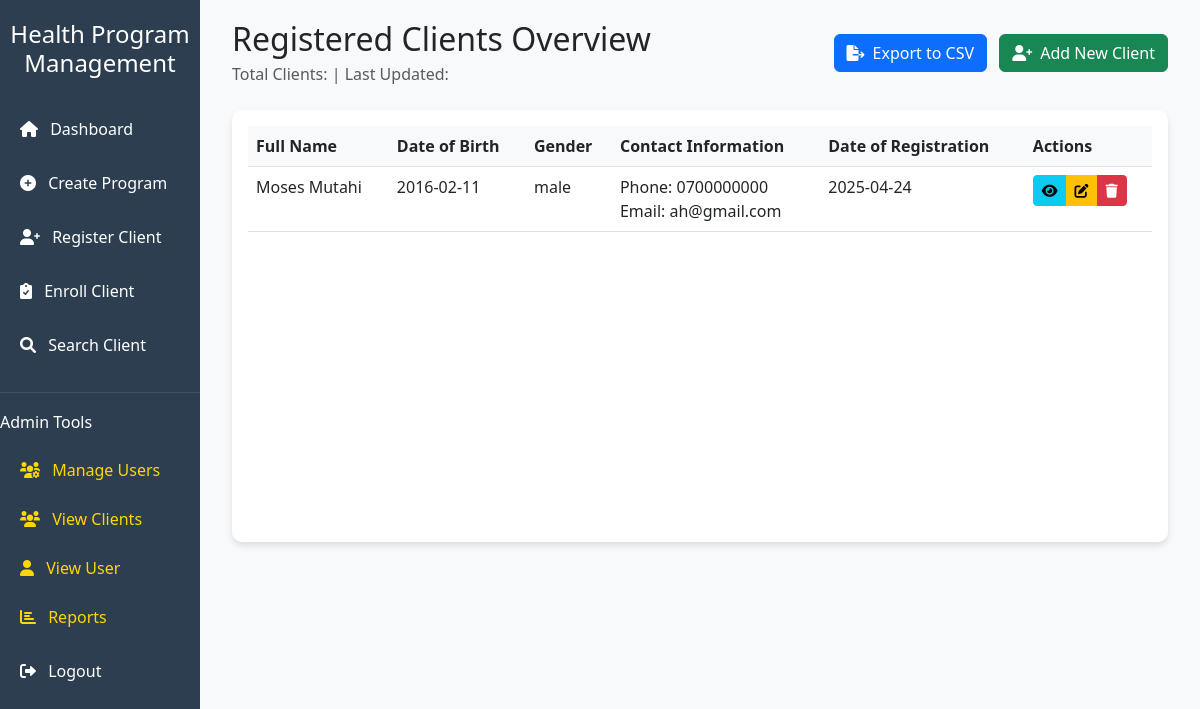
Before: /admin/clients (signed in) with the older database file.
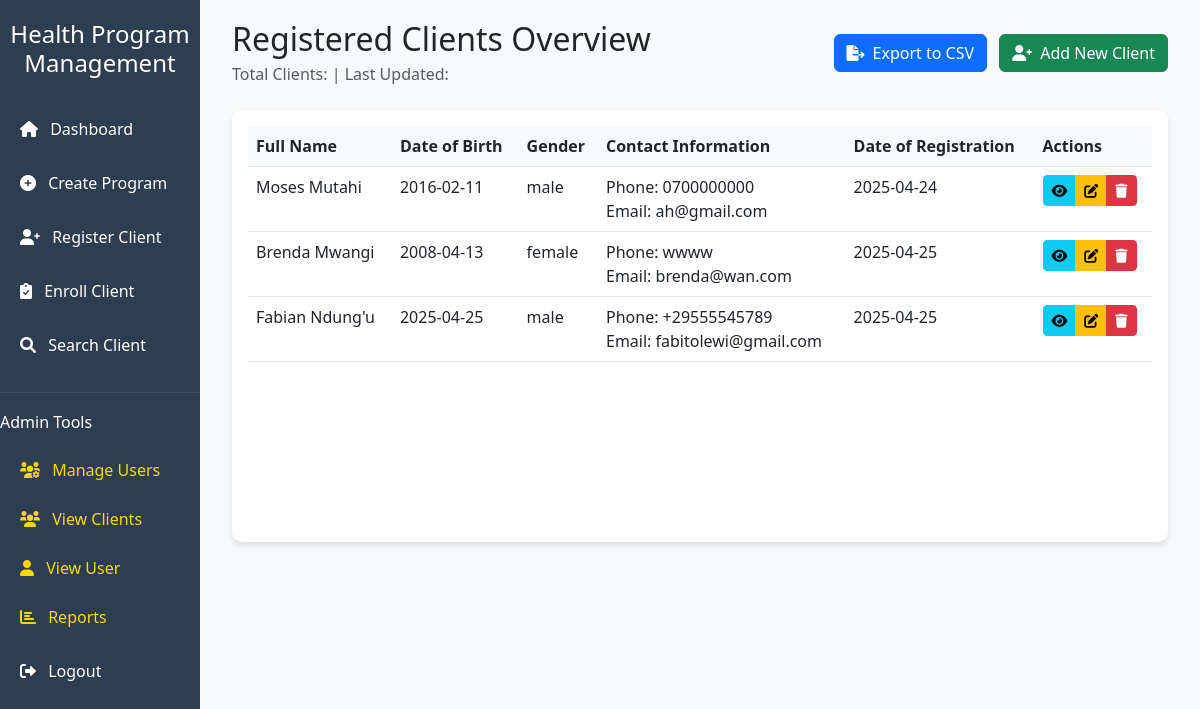
After: the same page with the newer database file.
### app/model.py (models this page shows)
class Client(db.Model):
    __tablename__ = 'clients'
    id = db.Column(db.Integer, db.ForeignKey('users.id'), primary_key=True, autoincrement=True)
    full_name = db.Column(db.String(100), nullable=False)
    date_of_birth = db.Column(db.Date, nullable=False)
    gender = db.Column(db.String(10))
    phone = db.Column(db.String(50))
    email = db.Column(db.String(100))
    registered_at = db.Column(db.DateTime, default=datetime.utcnow)
    registered_by = db.Column(db.Integer, db.ForeignKey('users.id', name='fk_client_registered_by'), nullable=False)
    appointments = db.relationship(
        'Appointment',
        back_populates='client',
        foreign_keys='Appointment.client_id'
    )
    enrollments = db.relationship(
        'Enrollment',
        back_populates='client',
        foreign_keys='Enrollment.client_id',
        lazy=True
    )
    registered_by_user = db.relationship(
        'User',
        back_populates='clients_registered',
        foreign_keys=[registered_by]
    )

### app/routes.py (the view)
@main.route('/admin/clients')
@login_required # This ensures that the user is logged in before viewing all clients
@admin_required # This ensures that the user is an admin before viewing all clients
def view_clients():
    clients = Client.query.all()
    return render_template('view_clients.html', clients=clients)

### app/_init_.py (called while the page is built)
@login_manager.user_loader
def load_user(user_id):
    return User.query.get(int(user_id))

### app/utils.py (called while the page is built)
def login_required(f):
    @wraps(f)
    def decorated_function(*args, **kwargs):
        if not current_user.is_authenticated:
            flash("You need to be logged in to access this page.", "warning")
            return redirect(url_for('main.login'))
        return f(*args, **kwargs)
    return decorated_function

def admin_required(f):
    @wraps(f)
    def decorated_function(*args, **kwargs):
        if not current_user.is_authenticated:
            flash("You need to be logged in to access this page.", "warning")
            return redirect(url_for('main.login'))
        if current_user.role != 'admin':
            flash("You need to be an admin to access this page.", "danger")
            return redirect(url_for('main.index'))
        return f(*args, **kwargs)
    return decorated_function

### app/templates/view_clients.html (shortened to what this page needs)
{% extends "base.html" %}
{% block content %}
<div class="container-fluid">
    <div class="d-flex justify-content-between align-items-center mb-4">
        <div>
            <h2 class="mb-1">Registered Clients Overview</h2>
            <p class="text-muted mb-0">
                Total Clients:  |
                Last Updated:
            </p>
        </div>
        <div>
            <button class="btn btn-primary me-2" onclick="exportToCSV()">
                <i class="fas fa-file-export me-2"></i>Export to CSV
            </button>
            <a href="{{ url_for('main.register_client') }}" class="btn btn-success">
                <i class="fas fa-user-plus me-2"></i>Add New Client
            </a>
        </div>
    </div>
    <div class="card">
        <div class="card-body">
            <div class="table-responsive">
                <table id="clientsTable" class="table table-hover">
                    <thead>
                        <tr>
                            <th>Full Name</th>
                            <th>Date of Birth</th>
                            <th>Gender</th>
                            <th>Contact Information</th>
                            <th>Date of Registration</th>
                            <th>Actions</th>
                        </tr>
                    </thead>
                    <tbody>
                        {% for client in clients %}
                        <tr>
                            <td>{{ client.full_name }}</td>
                            <td>{{ client.date_of_birth.strftime('%Y-%m-%d') }}</td>
                            <td>{{ client.gender }}</td>
                            <td>
                                <div>Phone: {{ client.phone }}</div>
                                <div>Email: {{ client.email }}</div>
                            </td>
                            <td>{{ client.registered_at.strftime('%Y-%m-%d') }}</td>
                            <td>
                                <div class="btn-group">
                                    <a href="{{ url_for('main.client_profile', client_id=client.id) }}"
                                       class="btn btn-sm btn-info"
                                       title="View Profile">
                                        <i class="fas fa-eye"></i>
                                    </a>
                                    <a href="{{ url_for('main.edit_client', client_id=client.id) }}"
                                       class="btn btn-sm btn-warning"
                                       title="Edit">
                                        <i class="fas fa-edit"></i>
                                    </a>
                                    <button class="btn btn-sm btn-danger"
                                            onclick="confirmDelete('{{ client.id }}')"
                                            title="Delete">
                                        <i class="fas fa-trash"></i>
                                    </button>
                                </div>
                            </td>
                        </tr>
                        {% endfor %}
                    </tbody>
                </table>
            </div>
        </div>
    </div>
</div>
{% endblock %}

### app/templates/base.html (shortened to what this page needs)
<!DOCTYPE html>
<html lang="en">
<head>
    <link href="https://cdn.jsdelivr.net/npm/bootstrap@5.3.0/dist/css/bootstrap.min.css" rel="stylesheet">
    <link href="https://cdnjs.cloudflare.com/ajax/libs/font-awesome/6.0.0/css/all.min.css" rel="stylesheet">
</head>
<body>
    <div class="container-fluid">
        <div class="row">
            <div class="col-md-3 col-lg-2 sidebar">
                <div class="text-center mb-4">
                    <h4 class="text-white">Health Program Management</h4>
                </div>
                <nav class="nav flex-column">
                    {% if current_user.is_authenticated %}
                        <a class="nav-link {% if request.endpoint == 'index' %}active{% endif %}" href="{{ url_for('main.index') }}">
                            <i class="fas fa-home me-2"></i> Dashboard
                        </a>
                        <a class="nav-link {% if request.endpoint == 'create_program' %}active{% endif %}" href="{{ url_for('main.create_program') }}">
                            <i class="fas fa-plus-circle me-2"></i> Create Program
                        </a>
                        <a class="nav-link {% if request.endpoint == 'register_client' %}active{% endif %}" href="{{ url_for('main.register_client') }}">
                            <i class="fas fa-user-plus me-2"></i> Register Client
                        </a>
                        <a class="nav-link {% if request.endpoint == 'enroll_client' %}active{% endif %}" href="{{ url_for('main.enroll_client') }}">
                            <i class="fas fa-clipboard-check me-2"></i> Enroll Client
                        </a>
                        <a class="nav-link {% if request.endpoint == 'search_client' %}active{% endif %}" href="{{ url_for('main.search_client') }}">
                            <i class="fas fa-search me-2"></i> Search Client
                        </a>
                        {% if current_user.is_authenticated and current_user.role == 'admin' %}
                        <div class="admin-section">
                            <h6 class="text-white mb-3">Admin Tools</h6>
                            <a class="nav-link {% if request.endpoint == 'manage_users' %}active{% endif %}" href="{{ url_for('main.manage_users') }}">
                                <i class="fas fa-users-cog me-2"></i> Manage Users
                            </a>
                            <a class="nav-link {% if request.endpoint == 'view_clients' %}active{% endif %}" href="{{ url_for('main.view_clients') }}">
                                <i class="fas fa-users me-2"></i> View Clients
                            </a>
                            <a class="nav-link {% if request.endpoint == 'view_user' %}active{% endif %}" href="{{ url_for('main.view_user') }}">
                                <i class="fas fa-user me-2"></i> View User
                            </a>
                            <a class="nav-link {% if request.endpoint == 'reports' %}active{% endif %}" href="{{ url_for('main.reports') }}">
                                <i class="fas fa-chart-bar me-2"></i> Reports
                            </a>
                        </div>
                        {% endif %}
                        <div class="mt-auto">
                            {% if current_user.is_authenticated %}
                                <a class="nav-link" href="{{ url_for('main.logout') }}">
                                    <i class="fas fa-sign-out-alt me-2"></i> Logout
                                </a>
                            {% endif %}
                        </div>
                    {% else %}
                        <a class="nav-link {% if request.endpoint == 'login' %}active{% endif %}" href="{{ url_for('main.login') }}">
                            <i class="fas fa-sign-in-alt me-2"></i> Login
                        </a>
                    {% endif %}
                </nav>
            </div>
            <div class="col-md-9 col-lg-10 main-content">
                {% block content %}{% endblock %}
            </div>
        </div>
    </div>
</body>
</html>

### app/templates/base.html (style rules this page uses)
:root { --primary-color: #2c3e50; --secondary-color: #3498db; --accent-color: #e74c3c; --light-bg: #f8f9fa; }
body { font-family: 'Segoe UI', Tahoma, Geneva, Verdana, sans-serif; background-color: var(--light-bg); }
.sidebar { background-color: var(--primary-color); min-height: 100vh; padding: 20px 0; }
.sidebar .nav-link { color: white; padding: 10px 20px; margin: 5px 0; border-radius: 5px; transition: all 0.3s; }
.main-content { padding: 20px; }
.card { border: none; border-radius: 10px; box-shadow: 0 4px 6px rgba(0, 0, 0, 0.1); transition: transform 0.3s; }
.admin-section { border-top: 1px solid rgba(255, 255, 255, 0.1); margin-top: 20px; padding-top: 20px; }
.admin-section .nav-link { color: #ffd700; }

### app/templates/view_clients.html (style rules this page uses)
.table th { background-color: var(--light-bg); font-weight: 600; }
.btn-group .btn { padding: 0.25rem 0.5rem; }
.table-responsive { min-height: 400px; }

Changed rows visible on the page:
added Client: full_name "Brenda Mwangi", date_of_birth "2008-04-13", gender "female", phone "wwww", email "brenda@wan.com", registered_at "2025-04-25"
added Client: full_name "Fabian Ndung'u", date_of_birth "2025-04-25", gender "male", phone "+29555545789", email "fabitolewi@gmail.com", registered_at "2025-04-25"
